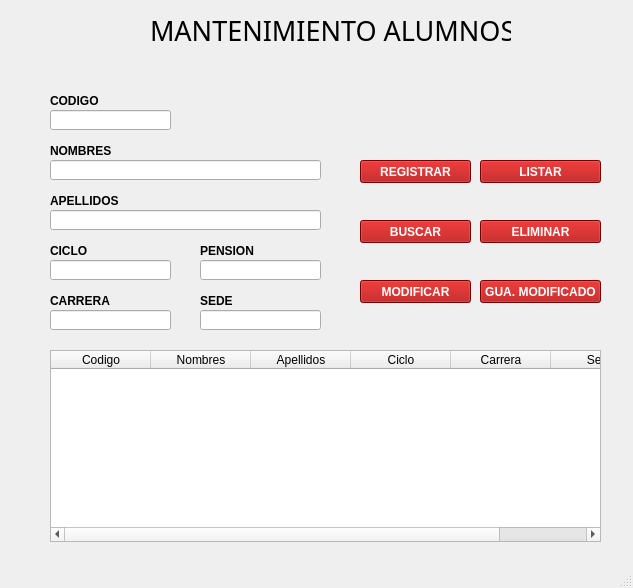
<?xml version="1.0" encoding="UTF-8"?>
<ui version="4.0">
 <class>MainWindow</class>
 <widget class="QMainWindow" name="MainWindow">
  <property name="geometry">
   <rect>
    <x>0</x>
    <y>0</y>
    <width>633</width>
    <height>588</height>
   </rect>
  </property>
  <property name="windowTitle">
   <string>MainWindow</string>
  </property>
  <widget class="QWidget" name="centralwidget">
   <widget class="QLabel" name="label">
    <property name="geometry">
     <rect>
      <x>150</x>
      <y>10</y>
      <width>361</width>
      <height>41</height>
     </rect>
    </property>
    <property name="font">
     <font>
      <family>Algerian</family>
      <pointsize>20</pointsize>
     </font>
    </property>
    <property name="text">
     <string>MANTENIMIENTO ALUMNOS</string>
    </property>
   </widget>
   <widget class="QLabel" name="label_2">
    <property name="geometry">
     <rect>
      <x>50</x>
      <y>90</y>
      <width>71</width>
      <height>21</height>
     </rect>
    </property>
    <property name="font">
     <font>
      <pointsize>9</pointsize>
      <weight>75</weight>
      <bold>true</bold>
     </font>
    </property>
    <property name="text">
     <string>CODIGO</string>
    </property>
   </widget>
   <widget class="QLabel" name="label_3">
    <property name="geometry">
     <rect>
      <x>50</x>
      <y>140</y>
      <width>71</width>
      <height>21</height>
     </rect>
    </property>
    <property name="font">
     <font>
      <pointsize>9</pointsize>
      <weight>75</weight>
      <bold>true</bold>
     </font>
    </property>
    <property name="text">
     <string>NOMBRES </string>
    </property>
   </widget>
   <widget class="QLabel" name="label_4">
    <property name="geometry">
     <rect>
      <x>50</x>
      <y>240</y>
      <width>71</width>
      <height>21</height>
     </rect>
    </property>
    <property name="font">
     <font>
      <pointsize>9</pointsize>
      <weight>75</weight>
      <bold>true</bold>
     </font>
    </property>
    <property name="text">
     <string>CICLO</string>
    </property>
   </widget>
   <widget class="QLabel" name="label_5">
    <property name="geometry">
     <rect>
      <x>50</x>
      <y>290</y>
      <width>71</width>
      <height>21</height>
     </rect>
    </property>
    <property name="font">
     <font>
      <pointsize>9</pointsize>
      <weight>75</weight>
      <bold>true</bold>
     </font>
    </property>
    <property name="text">
     <string>CARRERA</string>
    </property>
   </widget>
   <widget class="QLabel" name="label_6">
    <property name="geometry">
     <rect>
      <x>200</x>
      <y>240</y>
      <width>71</width>
      <height>21</height>
     </rect>
    </property>
    <property name="font">
     <font>
      <pointsize>9</pointsize>
      <weight>75</weight>
      <bold>true</bold>
     </font>
    </property>
    <property name="text">
     <string>PENSION</string>
    </property>
   </widget>
   <widget class="QLabel" name="label_7">
    <property name="geometry">
     <rect>
      <x>200</x>
      <y>290</y>
      <width>71</width>
      <height>21</height>
     </rect>
    </property>
    <property name="font">
     <font>
      <pointsize>9</pointsize>
      <weight>75</weight>
      <bold>true</bold>
     </font>
    </property>
    <property name="text">
     <string>SEDE</string>
    </property>
   </widget>
   <widget class="QLabel" name="label_8">
    <property name="geometry">
     <rect>
      <x>50</x>
      <y>190</y>
      <width>71</width>
      <height>21</height>
     </rect>
    </property>
    <property name="font">
     <font>
      <pointsize>9</pointsize>
      <weight>75</weight>
      <bold>true</bold>
     </font>
    </property>
    <property name="text">
     <string>APELLIDOS</string>
    </property>
   </widget>
   <widget class="QLineEdit" name="txtCodigo">
    <property name="geometry">
     <rect>
      <x>50</x>
      <y>110</y>
      <width>121</width>
      <height>20</height>
     </rect>
    </property>
    <property name="font">
     <font>
      <pointsize>9</pointsize>
     </font>
    </property>
   </widget>
   <widget class="QLineEdit" name="txtNombres">
    <property name="geometry">
     <rect>
      <x>50</x>
      <y>160</y>
      <width>271</width>
      <height>20</height>
     </rect>
    </property>
    <property name="font">
     <font>
      <pointsize>9</pointsize>
     </font>
    </property>
   </widget>
   <widget class="QLineEdit" name="txtApellidos">
    <property name="geometry">
     <rect>
      <x>50</x>
      <y>210</y>
      <width>271</width>
      <height>20</height>
     </rect>
    </property>
    <property name="font">
     <font>
      <pointsize>9</pointsize>
     </font>
    </property>
   </widget>
   <widget class="QLineEdit" name="txtCiclo">
    <property name="geometry">
     <rect>
      <x>50</x>
      <y>260</y>
      <width>121</width>
      <height>20</height>
     </rect>
    </property>
    <property name="font">
     <font>
      <pointsize>9</pointsize>
     </font>
    </property>
   </widget>
   <widget class="QLineEdit" name="txtPension">
    <property name="geometry">
     <rect>
      <x>200</x>
      <y>260</y>
      <width>121</width>
      <height>20</height>
     </rect>
    </property>
    <property name="font">
     <font>
      <pointsize>9</pointsize>
     </font>
    </property>
   </widget>
   <widget class="QLineEdit" name="txtCarrera">
    <property name="geometry">
     <rect>
      <x>50</x>
      <y>310</y>
      <width>121</width>
      <height>20</height>
     </rect>
    </property>
    <property name="font">
     <font>
      <pointsize>9</pointsize>
     </font>
    </property>
   </widget>
   <widget class="QLineEdit" name="txtSede">
    <property name="geometry">
     <rect>
      <x>200</x>
      <y>310</y>
      <width>121</width>
      <height>20</height>
     </rect>
    </property>
    <property name="font">
     <font>
      <pointsize>9</pointsize>
     </font>
    </property>
   </widget>
   <widget class="QPushButton" name="btnRegistrar">
    <property name="geometry">
     <rect>
      <x>360</x>
      <y>160</y>
      <width>111</width>
      <height>23</height>
     </rect>
    </property>
    <property name="font">
     <font>
      <pointsize>9</pointsize>
      <weight>75</weight>
      <bold>true</bold>
     </font>
    </property>
    <property name="styleSheet">
     <string notr="true">background-color: rgb(170, 0, 0);
color: rgb(255, 255, 255);</string>
    </property>
    <property name="text">
     <string>REGISTRAR</string>
    </property>
   </widget>
   <widget class="QPushButton" name="btnBuscar">
    <property name="geometry">
     <rect>
      <x>360</x>
      <y>220</y>
      <width>111</width>
      <height>23</height>
     </rect>
    </property>
    <property name="font">
     <font>
      <pointsize>9</pointsize>
      <weight>75</weight>
      <bold>true</bold>
     </font>
    </property>
    <property name="styleSheet">
     <string notr="true">background-color: rgb(170, 0, 0);
color: rgb(255, 255, 255);</string>
    </property>
    <property name="text">
     <string>BUSCAR</string>
    </property>
   </widget>
   <widget class="QPushButton" name="btnModificar">
    <property name="geometry">
     <rect>
      <x>360</x>
      <y>280</y>
      <width>111</width>
      <height>23</height>
     </rect>
    </property>
    <property name="font">
     <font>
      <pointsize>9</pointsize>
      <weight>75</weight>
      <bold>true</bold>
     </font>
    </property>
    <property name="styleSheet">
     <string notr="true">background-color: rgb(170, 0, 0);
color: rgb(255, 255, 255);</string>
    </property>
    <property name="text">
     <string>MODIFICAR</string>
    </property>
   </widget>
   <widget class="QPushButton" name="btnListar">
    <property name="geometry">
     <rect>
      <x>480</x>
      <y>160</y>
      <width>121</width>
      <height>23</height>
     </rect>
    </property>
    <property name="font">
     <font>
      <pointsize>9</pointsize>
      <weight>75</weight>
      <bold>true</bold>
     </font>
    </property>
    <property name="styleSheet">
     <string notr="true">background-color: rgb(170, 0, 0);
color: rgb(255, 255, 255);</string>
    </property>
    <property name="text">
     <string>LISTAR</string>
    </property>
   </widget>
   <widget class="QPushButton" name="btnEliminar">
    <property name="geometry">
     <rect>
      <x>480</x>
      <y>220</y>
      <width>121</width>
      <height>23</height>
     </rect>
    </property>
    <property name="font">
     <font>
      <pointsize>9</pointsize>
      <weight>75</weight>
      <bold>true</bold>
     </font>
    </property>
    <property name="styleSheet">
     <string notr="true">background-color: rgb(170, 0, 0);
color: rgb(255, 255, 255);</string>
    </property>
    <property name="text">
     <string>ELIMINAR</string>
    </property>
   </widget>
   <widget class="QPushButton" name="btnModificado">
    <property name="geometry">
     <rect>
      <x>480</x>
      <y>280</y>
      <width>121</width>
      <height>23</height>
     </rect>
    </property>
    <property name="font">
     <font>
      <pointsize>9</pointsize>
      <weight>75</weight>
      <bold>true</bold>
     </font>
    </property>
    <property name="styleSheet">
     <string notr="true">background-color: rgb(170, 0, 0);
color: rgb(255, 255, 255);</string>
    </property>
    <property name="text">
     <string>GUA. MODIFICADO</string>
    </property>
   </widget>
   <widget class="QTableWidget" name="tblAlumnos">
    <property name="geometry">
     <rect>
      <x>50</x>
      <y>350</y>
      <width>551</width>
      <height>192</height>
     </rect>
    </property>
    <column>
     <property name="text">
      <string>Codigo</string>
     </property>
    </column>
    <column>
     <property name="text">
      <string>Nombres</string>
     </property>
    </column>
    <column>
     <property name="text">
      <string>Apellidos</string>
     </property>
    </column>
    <column>
     <property name="text">
      <string>Ciclo</string>
     </property>
    </column>
    <column>
     <property name="text">
      <string>Carrera</string>
     </property>
    </column>
    <column>
     <property name="text">
      <string>Sede</string>
     </property>
    </column>
   </widget>
  </widget>
  <widget class="QMenuBar" name="menubar">
   <property name="geometry">
    <rect>
     <x>0</x>
     <y>0</y>
     <width>633</width>
     <height>21</height>
    </rect>
   </property>
  </widget>
  <widget class="QStatusBar" name="statusbar"/>
 </widget>
 <resources/>
 <connections/>
</ui>
